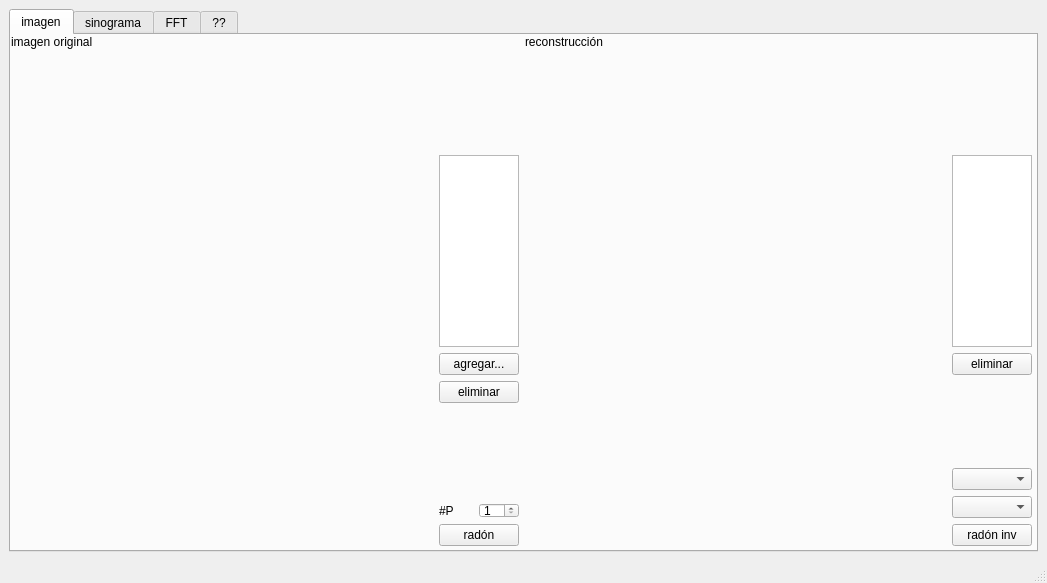
<?xml version="1.0" encoding="UTF-8"?>
<ui version="4.0">
 <class>MainWindow</class>
 <widget class="QMainWindow" name="MainWindow">
  <property name="geometry">
   <rect>
    <x>0</x>
    <y>0</y>
    <width>1047</width>
    <height>583</height>
   </rect>
  </property>
  <property name="windowTitle">
   <string>MainWindow</string>
  </property>
  <widget class="QWidget" name="centralwidget">
   <layout class="QVBoxLayout" name="verticalLayout">
    <item>
     <widget class="QTabWidget" name="tabWidget">
      <property name="currentIndex">
       <number>0</number>
      </property>
      <widget class="QWidget" name="tab">
       <attribute name="title">
        <string>imagen</string>
       </attribute>
       <widget class="QWidget" name="horizontalLayoutWidget">
        <property name="geometry">
         <rect>
          <x>0</x>
          <y>0</y>
          <width>1021</width>
          <height>511</height>
         </rect>
        </property>
        <layout class="QHBoxLayout" name="horizontalLayout">
         <item>
          <layout class="QVBoxLayout" name="verticalLayout_4" stretch="0,0">
           <item>
            <widget class="QLabel" name="label_2">
             <property name="text">
              <string>imagen original</string>
             </property>
            </widget>
           </item>
           <item>
            <layout class="QHBoxLayout" name="horizontalLayout_3" stretch="85,15">
             <item>
              <widget class="MplWidget" name="w_imagen" native="true"/>
             </item>
             <item>
              <layout class="QVBoxLayout" name="verticalLayout_5">
               <item>
                <spacer name="verticalSpacer_3">
                 <property name="orientation">
                  <enum>Qt::Vertical</enum>
                 </property>
                 <property name="sizeHint" stdset="0">
                  <size>
                   <width>20</width>
                   <height>100</height>
                  </size>
                 </property>
                </spacer>
               </item>
               <item>
                <widget class="QListWidget" name="lw_imagenes"/>
               </item>
               <item>
                <widget class="QPushButton" name="btn_agregar_imagen">
                 <property name="text">
                  <string>agregar...</string>
                 </property>
                </widget>
               </item>
               <item>
                <widget class="QPushButton" name="btn_guardar_2">
                 <property name="text">
                  <string>eliminar</string>
                 </property>
                </widget>
               </item>
               <item>
                <spacer name="verticalSpacer_2">
                 <property name="orientation">
                  <enum>Qt::Vertical</enum>
                 </property>
                 <property name="sizeHint" stdset="0">
                  <size>
                   <width>20</width>
                   <height>20</height>
                  </size>
                 </property>
                </spacer>
               </item>
               <item>
                <layout class="QHBoxLayout" name="horizontalLayout_8">
                 <item>
                  <widget class="QLabel" name="label_4">
                   <property name="text">
                    <string>#P</string>
                   </property>
                  </widget>
                 </item>
                 <item>
                  <widget class="QSpinBox" name="sp_proy1">
                   <property name="maximumSize">
                    <size>
                     <width>40</width>
                     <height>15</height>
                    </size>
                   </property>
                   <property name="minimum">
                    <number>1</number>
                   </property>
                   <property name="maximum">
                    <number>999</number>
                   </property>
                  </widget>
                 </item>
                </layout>
               </item>
               <item>
                <widget class="QPushButton" name="btn_radon">
                 <property name="text">
                  <string>radón</string>
                 </property>
                </widget>
               </item>
              </layout>
             </item>
            </layout>
           </item>
          </layout>
         </item>
         <item>
          <layout class="QVBoxLayout" name="verticalLayout_2">
           <item>
            <widget class="QLabel" name="label">
             <property name="text">
              <string>reconstrucción</string>
             </property>
            </widget>
           </item>
           <item>
            <layout class="QHBoxLayout" name="horizontalLayout_2" stretch="85,15">
             <item>
              <widget class="MplWidget" name="w_reconst" native="true"/>
             </item>
             <item>
              <layout class="QVBoxLayout" name="verticalLayout_3">
               <item>
                <spacer name="verticalSpacer_4">
                 <property name="orientation">
                  <enum>Qt::Vertical</enum>
                 </property>
                 <property name="sizeHint" stdset="0">
                  <size>
                   <width>20</width>
                   <height>100</height>
                  </size>
                 </property>
                </spacer>
               </item>
               <item>
                <widget class="QListWidget" name="lw_reconstrucciones"/>
               </item>
               <item>
                <widget class="QPushButton" name="btn_guardar">
                 <property name="text">
                  <string>eliminar</string>
                 </property>
                </widget>
               </item>
               <item>
                <spacer name="verticalSpacer">
                 <property name="orientation">
                  <enum>Qt::Vertical</enum>
                 </property>
                 <property name="sizeHint" stdset="0">
                  <size>
                   <width>20</width>
                   <height>20</height>
                  </size>
                 </property>
                </spacer>
               </item>
               <item>
                <widget class="QComboBox" name="cb_metodo"/>
               </item>
               <item>
                <widget class="QComboBox" name="cb_filtro"/>
               </item>
               <item>
                <widget class="QPushButton" name="btn_radon_inv">
                 <property name="text">
                  <string>radón inv</string>
                 </property>
                </widget>
               </item>
              </layout>
             </item>
            </layout>
           </item>
          </layout>
         </item>
        </layout>
       </widget>
      </widget>
      <widget class="QWidget" name="tab_2">
       <attribute name="title">
        <string>sinograma</string>
       </attribute>
       <widget class="QWidget" name="horizontalLayoutWidget_2">
        <property name="geometry">
         <rect>
          <x>0</x>
          <y>0</y>
          <width>1021</width>
          <height>511</height>
         </rect>
        </property>
        <layout class="QHBoxLayout" name="horizontalLayout_4" stretch="1,1">
         <item>
          <layout class="QVBoxLayout" name="verticalLayout_6" stretch="0,0">
           <item>
            <widget class="QLabel" name="label_3">
             <property name="text">
              <string>sinograma</string>
             </property>
            </widget>
           </item>
           <item>
            <layout class="QHBoxLayout" name="horizontalLayout_7" stretch="85,15">
             <item>
              <widget class="MplWidget" name="w_sinograma" native="true"/>
             </item>
             <item>
              <layout class="QVBoxLayout" name="verticalLayout_7">
               <item>
                <spacer name="verticalSpacer_5">
                 <property name="orientation">
                  <enum>Qt::Vertical</enum>
                 </property>
                 <property name="sizeHint" stdset="0">
                  <size>
                   <width>20</width>
                   <height>100</height>
                  </size>
                 </property>
                </spacer>
               </item>
               <item>
                <widget class="QListWidget" name="lw_sinogramas"/>
               </item>
               <item>
                <widget class="QPushButton" name="btn_agregar_sinograma">
                 <property name="text">
                  <string>agregar...</string>
                 </property>
                </widget>
               </item>
               <item>
                <widget class="QPushButton" name="btn_guardar_sinograma">
                 <property name="text">
                  <string>eliminar</string>
                 </property>
                </widget>
               </item>
               <item>
                <widget class="QPushButton" name="btn_radon_inv_2">
                 <property name="text">
                  <string>radón inv</string>
                 </property>
                </widget>
               </item>
               <item>
                <spacer name="verticalSpacer_6">
                 <property name="orientation">
                  <enum>Qt::Vertical</enum>
                 </property>
                 <property name="sizeHint" stdset="0">
                  <size>
                   <width>20</width>
                   <height>20</height>
                  </size>
                 </property>
                </spacer>
               </item>
              </layout>
             </item>
            </layout>
           </item>
          </layout>
         </item>
         <item>
          <layout class="QVBoxLayout" name="verticalLayout_8" stretch="5,95">
           <item>
            <layout class="QHBoxLayout" name="horizontalLayout_9">
             <item>
              <widget class="QLabel" name="label_5">
               <property name="text">
                <string>#P</string>
               </property>
              </widget>
             </item>
             <item>
              <widget class="QSpinBox" name="sp_proy2">
               <property name="maximumSize">
                <size>
                 <width>40</width>
                 <height>15</height>
                </size>
               </property>
               <property name="minimum">
                <number>1</number>
               </property>
               <property name="maximum">
                <number>999</number>
               </property>
              </widget>
             </item>
            </layout>
           </item>
           <item>
            <layout class="QHBoxLayout" name="horizontalLayout_10" stretch="85">
             <item>
              <widget class="MplWidget" name="w_proy" native="true"/>
             </item>
            </layout>
           </item>
          </layout>
         </item>
        </layout>
       </widget>
      </widget>
      <widget class="QWidget" name="tab_3">
       <attribute name="title">
        <string>FFT</string>
       </attribute>
       <widget class="QWidget" name="horizontalLayoutWidget_3">
        <property name="geometry">
         <rect>
          <x>0</x>
          <y>0</y>
          <width>1021</width>
          <height>511</height>
         </rect>
        </property>
        <layout class="QHBoxLayout" name="horizontalLayout_5">
         <item>
          <widget class="MplWidget" name="w_fft" native="true"/>
         </item>
        </layout>
       </widget>
      </widget>
      <widget class="QWidget" name="tab_4">
       <attribute name="title">
        <string>??</string>
       </attribute>
       <widget class="QWidget" name="horizontalLayoutWidget_4">
        <property name="geometry">
         <rect>
          <x>0</x>
          <y>0</y>
          <width>1021</width>
          <height>511</height>
         </rect>
        </property>
        <layout class="QHBoxLayout" name="horizontalLayout_6">
         <item>
          <widget class="MplWidget" name="w_nose" native="true"/>
         </item>
        </layout>
       </widget>
      </widget>
     </widget>
    </item>
   </layout>
  </widget>
  <widget class="QStatusBar" name="statusbar"/>
 </widget>
 <customwidgets>
  <customwidget>
   <class>MplWidget</class>
   <extends>QWidget</extends>
   <header>widgets.mplwidget</header>
   <container>1</container>
  </customwidget>
 </customwidgets>
 <resources/>
 <connections/>
</ui>
